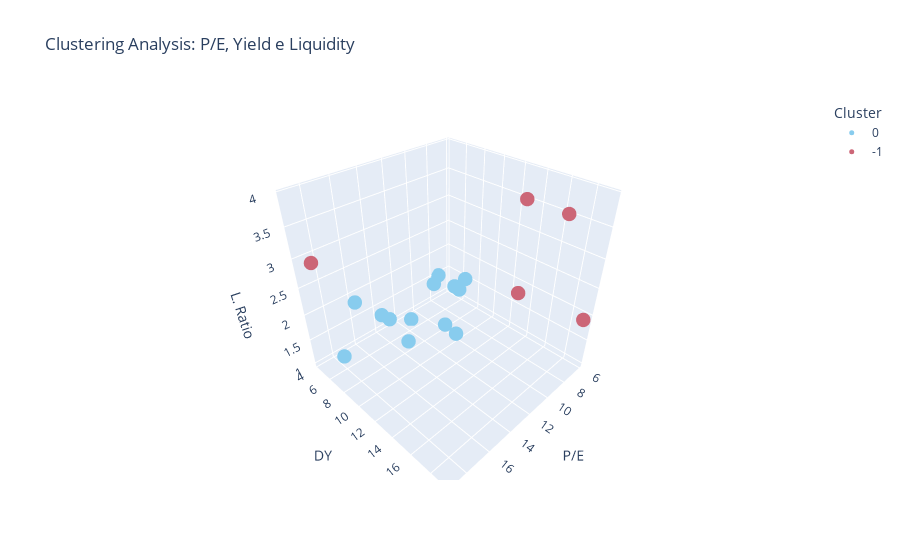

The notebook cell this image was saved under:
### Markdown cell above
## Vizualizing in 3D ##

We can also visualise the metrics in 3-D allowing us to identify groups of stocks based on potential growth, safe returns or other desired metric.

To speed things up, I first create a benchmark filter for all the indicators as a way to exclude junk stocks from the analysis:
1. Minimal PE ratio as 0.1
2. Maximum PE ratio as 20
3. Minimum DY of 4%
4. Minimum Liquidity rate of 1

### Code cell
#benchmarks
pe_min = 0.1       
pe_max = 20.0      
dy_min = 4.0       
liq_min = 1.0      

#applying filters
stocks_top = stocks[
    (stocks['PE_Ratio'] > pe_min) & 
    (stocks['PE_Ratio'] <= pe_max) & 
    (stocks['Dividend_Yield'] >= dy_min) & 
    (stocks['Liquidity_Ratio'] >= liq_min)
].copy()

import plotly.express as px

stocks_top['Cluster'] = stocks_top['Cluster'].astype(str)

fig = px.scatter_3d(stocks_top, 
                    x='PE_Ratio', 
                    y='Dividend_Yield', 
                    z='Liquidity_Ratio',
                    color='Cluster',
                    hover_name=stocks_top['Ticker'],
                    title='Clustering Analysis: P/E, Yield e Liquidity',
                    labels={'PE_Ratio': 'P/E', 
                            'Dividend_Yield': 'DY', 
                            'Liquidity_Ratio': 'L. Ratio'},
                    color_discrete_sequence=px.colors.qualitative.Safe)


fig.update_traces(marker=dict(size=5))

fig.show()

### Figure 1 — Plotly figure (JSON) as saved in the notebook; plotly's stock layout.template omitted (floating-point values rounded to 4 significant figures)
{"data": [{"hovertemplate": "<b>%{hovertext}</b><br><br>Cluster=0<br>P/E=%{x}<br>DY=%{y}<br>L. Ratio=%{z}<extra></extra>", "hovertext": ["VALE3", "SBSP3", "ABEV3", "EQTL3", "LREN3", "VBBR3", "MBRF3", "UGPA3", "ENGI11", "CEAB3", "VIVT3", "CPFE3", "TAEE11"], "legendgroup": "0", "marker": {"color": "rgb(136, 204, 238)", "size": 5, "symbol": "circle"}, "mode": "markers", "name": "0", "scene": "scene", "showlegend": true, "type": "scatter3d", "x": [10.82, 13.02, 13.62, 14.42, 9.73, 16.52, 10.09, 7.85, 7.2, 7.44, 17.64, 11.27, 8.42], "y": [10.59, 4.63, 8.04, 5.8, 6.56, 5.83, 8.39, 8.37, 6.94, 4.38, 5.06, 5.24, 7.67], "z": [1.24, 1.17, 1.15, 1.57, 1.76, 2.09, 1.09, 1.83, 1.39, 1.5, 1.02, 1.01, 1.67]}, {"hovertemplate": "<b>%{hovertext}</b><br><br>Cluster=-1<br>P/E=%{x}<br>DY=%{y}<br>L. Ratio=%{z}<extra></extra>", "hovertext": ["ITSA4", "CYRE3", "ALOS3", "POMO4", "DIRR3"], "legendgroup": "-1", "marker": {"color": "rgb(204, 102, 119)", "size": 5, "symbol": "circle"}, "mode": "markers", "name": "-1", "scene": "scene", "showlegend": true, "type": "scatter3d", "x": [8.23, 6.25, 19.06, 6.2, 9.68], "y": [14.48, 12.83, 5.8, 19.19, 18.7], "z": [2.18, 3.51, 3.06, 1.91, 3.93]}], "layout": {"legend": {"title": {"text": "Cluster"}, "tracegroupgap": 0}, "scene": {"domain": {"x": [0, 1], "y": [0, 1]}, "xaxis": {"title": {"text": "P/E"}}, "yaxis": {"title": {"text": "DY"}}, "zaxis": {"title": {"text": "L. Ratio"}}}, "title": {"text": "Clustering Analysis: P/E, Yield e Liquidity"}}}
